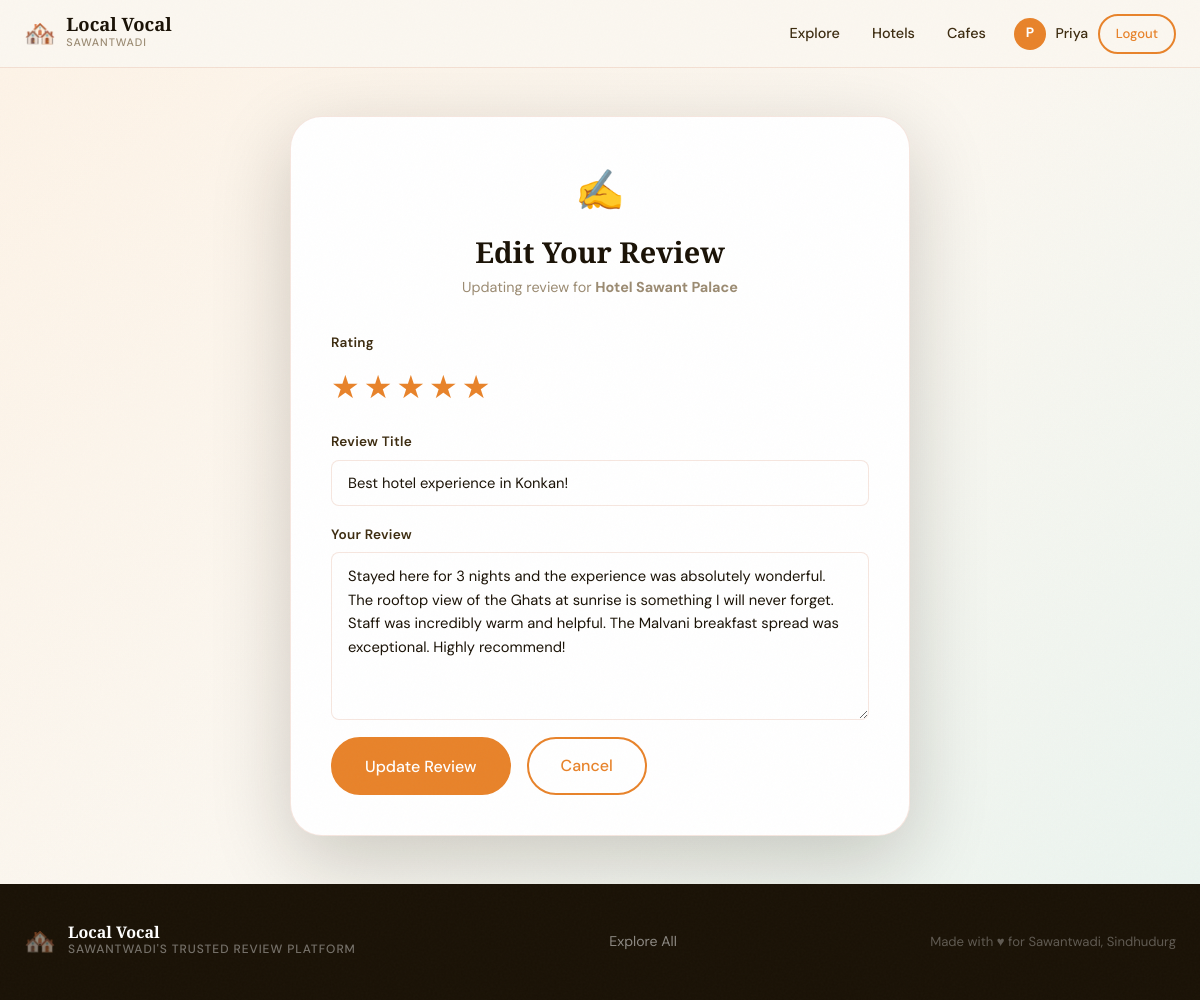
Page /review/1/edit (signed in) on the committed database.
### tables this page shows
CREATE TABLE places (
    id INTEGER PRIMARY KEY AUTOINCREMENT,
    name TEXT NOT NULL,
    description TEXT,
    address TEXT,
    phone TEXT,
    website TEXT,
    price_range TEXT DEFAULT '₹₹',
    category_id INTEGER REFERENCES categories(id),
    image_url TEXT,
    is_active INTEGER DEFAULT 1,
    is_featured INTEGER DEFAULT 0,
    created_at TIMESTAMP DEFAULT CURRENT_TIMESTAMP
);

CREATE TABLE reviews (
    id INTEGER PRIMARY KEY AUTOINCREMENT,
    place_id INTEGER NOT NULL REFERENCES places(id),
    user_id INTEGER NOT NULL REFERENCES users(id),
    rating INTEGER NOT NULL CHECK(rating BETWEEN 1 AND 5),
    title TEXT NOT NULL,
    body TEXT NOT NULL,
    created_at TIMESTAMP DEFAULT CURRENT_TIMESTAMP,
    updated_at TIMESTAMP DEFAULT CURRENT_TIMESTAMP,
    UNIQUE(place_id, user_id)
);

### app.py (the view, shortened to what this page needs)
@app.route('/review/<int:review_id>/edit', methods=['GET', 'POST'])
@login_required
def edit_review(review_id):
    db = get_db()
    review = db.execute('SELECT * FROM reviews WHERE id = ?', [review_id]).fetchone()
    if not review or review['user_id'] != session['user_id']:
        flash('Review not found or unauthorized.', 'danger')
        return redirect(url_for('index'))
    place = db.execute('SELECT * FROM places WHERE id = ?', [review['place_id']]).fetchone()
    return render_template('edit_review.html', review=review, place=place)

### app.py (called while the page is built)
def login_required(f):
    @wraps(f)
    def decorated(*args, **kwargs):
        if 'user_id' not in session:
            flash('Please login to continue.', 'warning')
            return redirect(url_for('login', next=request.url))
        return f(*args, **kwargs)
    return decorated

### database.py (called while the page is built)
def get_db():
    from flask import g
    if 'db' not in g:
        g.db = sqlite3.connect(DATABASE)
        g.db.row_factory = sqlite3.Row
        g.db.execute('PRAGMA foreign_keys = ON')
    return g.db

### templates/edit_review.html (shortened to what this page needs)
{% extends 'base.html' %}
{% block content %}
<div class="auth-page">
    <div class="auth-card auth-card-wide">
        <div class="auth-header">
            <div class="auth-logo">✍️</div>
            <h1 class="auth-title">Edit Your Review</h1>
            <p class="auth-sub">Updating review for <strong>{{ place.name }}</strong></p>
        </div>
        <form method="POST" class="auth-form">
            <div class="form-group">
                <label class="form-label">Rating</label>
                <div class="star-picker" id="starPicker">
                    {% for i in range(1, 6) %}
                    <label for="star{{ i }}" class="star-pick">★</label>
                    {% endfor %}
                </div>
            </div>
            <div class="form-group">
                <label class="form-label">Review Title</label>
                <input type="text" name="title" class="form-input"
                       value="{{ review.title }}" required maxlength="120">
            </div>
            <div class="form-group">
                <label class="form-label">Your Review</label>
                <textarea name="body" class="form-input form-textarea" required rows="6">{{ review.body }}</textarea>
            </div>
            <div class="form-actions">
                <button type="submit" class="btn btn-primary btn-lg">Update Review</button>
                <a href="{{ url_for('place_detail', place_id=place.id) }}" class="btn btn-outline btn-lg">Cancel</a>
            </div>
        </form>
    </div>
</div>
{% endblock %}

### static/css/style.css (style rules this page uses)
:root { --saffron: #E8832A; --saffron-light: #F5A855; --saffron-pale: #FDF3E7; --terra: #C4582A; --terra-dark: #8B3A1A; --forest: #2D5A3D; --forest-light: #4A8060; --forest-pale: #EBF4EF; --ink: #1A1206; --ink-soft: #3D2C10; --dust: #9B8B72; --cream: #FBF7F0; --cream-dark: #F0E8D8; --white: #FFFFFF; --border: rgba(196,88,42,0.15); --font-display: 'Playfair Display', Georgia, serif; --font-body: 'DM Sans', system-ui, sans-serif; --font-mono: 'DM Mono', monospace; --radius-sm: 8px; --radius: 14px; --radius-lg: 22px; --radius-xl: 32px; --shadow-sm: 0 2px 8px rgba(26,18,6,0.08); --shadow: 0 4px 24px rgba(26,18,6,0.12); --shadow-lg: 0 12px 48px rgba(26,18,6,0.16); --shadow-xl: 0 24px 80px rgba(26,18,6,0.2); --transition: 0.25s cubic-bezier(0.4, 0, 0.2, 1); }
*, *::before, *::after { box-sizing: border-box; margin: 0; padding: 0; }
html { scroll-behavior: smooth; }
body { font-family: var(--font-body); background: var(--cream); color: var(--ink); line-height: 1.65; -webkit-font-smoothing: antialiased; min-height: 100vh; }
h1, h2, h3, h4 { font-family: var(--font-display); line-height: 1.2; }
a { color: var(--saffron); text-decoration: none; transition: color var(--transition); }
.btn { display: inline-flex; align-items: center; gap: 0.4rem; padding: 0.65rem 1.4rem; border-radius: 100px; font-family: var(--font-body); font-weight: 500; font-size: 0.9rem; border: 2px solid transparent; cursor: pointer; transition: all var(--transition); white-space: nowrap; text-decoration: none; }
.btn-primary { background: var(--saffron); color: var(--white); border-color: var(--saffron); }
.btn-outline { background: transparent; color: var(--saffron); border-color: var(--saffron); }
.btn-lg { padding: 0.85rem 2rem; font-size: 1rem; }
.star-picker { display: flex; flex-direction: row-reverse; gap: 4px; justify-content: flex-end; }
.star-pick { font-size: 2rem; color: #D1C4A8; cursor: pointer; transition: color var(--transition); }
.star-picker input:checked ~ label.star-pick, .star-picker label.star-pick:hover, .star-picker label.star-pick:hover ~ label.star-pick { color: var(--saffron); }
.form-group { display: flex; flex-direction: column; gap: 0.4rem; }
.form-label { font-size: 0.85rem; font-weight: 600; color: var(--ink-soft); letter-spacing: 0.02em; }
.form-input { width: 100%; padding: 0.75rem 1rem; border: 1.5px solid var(--border); border-radius: var(--radius-sm); font-family: var(--font-body); font-size: 0.92rem; color: var(--ink); background: white; transition: border-color var(--transition), box-shadow var(--transition); outline: none; appearance: none; }
.form-input::placeholder { color: var(--dust); }
.form-textarea { resize: vertical; min-height: 120px; line-height: 1.6; }
.form-actions { display: flex; gap: 1rem; }
.auth-page { min-height: calc(100vh - 70px); display: flex; align-items: center; justify-content: center; padding: 3rem 1.5rem; position: relative; overflow: hidden; background: linear-gradient(135deg, var(--saffron-pale) 0%, var(--cream) 50%, var(--forest-pale) 100%); }
.auth-card { background: white; border-radius: var(--radius-xl); padding: 2.5rem; width: 100%; max-width: 440px; box-shadow: var(--shadow-xl); border: 1px solid var(--border); position: relative; z-index: 1; }
.auth-card-wide { max-width: 620px; }
.auth-header { text-align: center; margin-bottom: 2rem; }
.auth-logo { font-size: 2.5rem; margin-bottom: 0.75rem; }
.auth-title { font-family: var(--font-display); font-size: 1.8rem; color: var(--ink); margin-bottom: 0.4rem; }
.auth-sub { color: var(--dust); font-size: 0.9rem; }
.auth-form { display: flex; flex-direction: column; gap: 1.1rem; }

### rows in the picture
places: name "Hotel Sawant Palace"
reviews: title "Best hotel experience in Konkan!", body "Stayed here for 3 nights and the experience was absolutely wonderful. The rooftop view of the Ghats at sunrise is something I will never forget. Staff was incredibly warm and helpful. The Malvani breakfast spread was exceptional. Highly recommend!"

### other values in the picture
{{ session.name[0]|upper }} "P"
{{ session.name.split()[0] }} "Priya"
